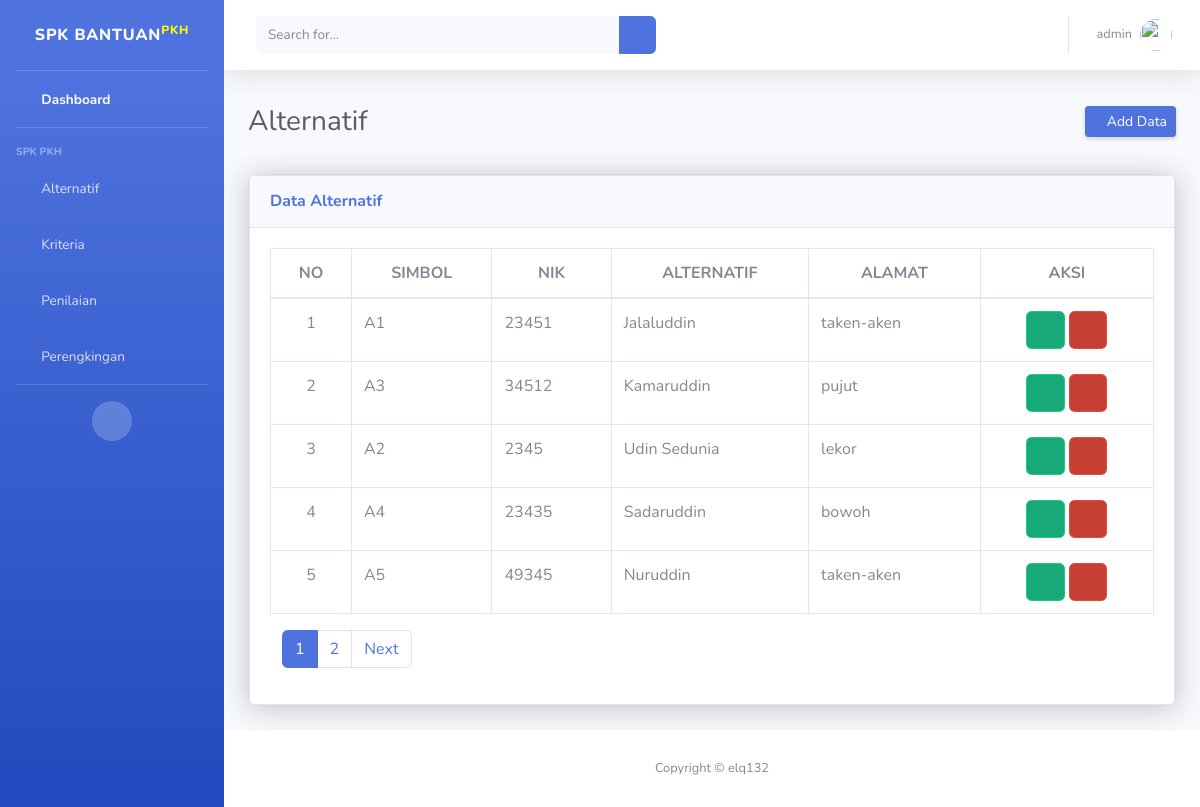
The page /dashboard/alternatif/ (signed in) on the database its author committed.
### SPK/models.py (models this page shows, shortened)
class Alternatif(models.Model):
    simbol          = models.CharField(max_length=50, unique=True)
    nik             = models.IntegerField()
    nama_alternatif = models.CharField(max_length=50, unique=True)
    alamat          = models.TextField()

### SPK/views.py (the view)
# urls.py: path('alternatif/', views.alternatif_list, name='alternatif'),
def alternatif_list(request):
    alternatif = Alternatif.objects.all().order_by('-id')
    cari = request.GET.get('cari')
    if cari:
        page=Alternatif.objects.filter(Q(simbol__icontains=cari) |Q(nama_alternatif__icontains=cari))
    else:
        page = Alternatif.objects.all()
    halaman = Paginator(page,5)
    page_list = request.GET.get('page')
    page = halaman.get_page(page_list)
    context = {
        'datas': alternatif,
        'page_obj': page,
    }
    return render(request, 'alternatif.html', context)

### templates/alternatif.html (shortened to what this page needs)
{%load static%}
<!DOCTYPE html>
<html lang="en">
<head>
    <link href="{%static 'vendor/fontawesome-free/css/all.min.css'%}" rel="stylesheet" type="text/css">
    <link href="{%static 'css/sb-admin-2.min.css'%}" rel="stylesheet">
</head>
<body id="page-top">
    <div id="wrapper">
        <ul class="navbar-nav bg-gradient-primary sidebar sidebar-dark accordion" id="accordionSidebar">
            <a class="sidebar-brand d-flex align-items-center justify-content-center" href="{%url 'index'%}">
                <div class="sidebar-brand-text mx-3">SPK Bantuan<sup style="color: rgb(255, 251, 0);">PKH</sup></div>
            </a>
            <hr class="sidebar-divider my-0">
            <li class="nav-item active">
                <a class="nav-link" href="{%url 'index'%}">
                    <i class="fas fa-fw fa-tachometer-alt"></i>
                    <span>Dashboard</span></a>
            </li>
            <hr class="sidebar-divider">
            <div class="sidebar-heading">
                SPK PKH
            </div>
            <li class="nav-item">
                <a class="nav-link" href="{%url 'data:alternatif'%}">
                    <i class="fas fa-fw fa-chart-area"></i>
                    <span>Alternatif</span></a>
            </li>
            <li class="nav-item">
                <a class="nav-link collapsed" href="#" data-toggle="collapse" data-target="#collapseTwo"
                    aria-expanded="true" aria-controls="collapseTwo">
                    <i class="fas fa-fw fa-cog"></i>
                    <span>Kriteria</span>
                </a>
            </li>
            <li class="nav-item">
                <a class="nav-link" href="{%url 'data:penilaian'%}">
                    <i class="fas fa-fw fa-table"></i>
                    <span>Penilaian</span></a>
            </li>
            <li class="nav-item">
                <a class="nav-link" href="{%url 'data:perengkingan'%}">
                    <i class="fas fa-fw fa-folder"></i>
                    <span>Perengkingan</span></a>
            </li>
            <hr class="sidebar-divider d-none d-md-block">
            <div class="text-center d-none d-md-inline">
                <button class="rounded-circle border-0" id="sidebarToggle"></button>
            </div>
        </ul>
        <div id="content-wrapper" class="d-flex flex-column">
            <div id="content">
                <nav class="navbar navbar-expand navbar-light bg-white topbar mb-4 static-top shadow">
                    <form
                        class="d-none d-sm-inline-block form-inline mr-auto ml-md-3 my-2 my-md-0 mw-100 navbar-search">
                        <div class="input-group">
                            <input type="text" name="cari" class="form-control bg-light border-0 small" placeholder="Search for..."
                                aria-label="Search" aria-describedby="basic-addon2">
                            <div class="input-group-append">
                                <button class="btn btn-primary" type="submit">
                                    <i class="fas fa-search fa-sm"></i>
                                </button>
                            </div>
                        </div>
                    </form>
                    <ul class="navbar-nav ml-auto">
                        <li class="nav-item dropdown no-arrow">
                            <a class="nav-link dropdown-toggle" href="#" id="userDropdown" role="button"
                                data-toggle="dropdown" aria-haspopup="true" aria-expanded="false">
                                <span class="mr-2 d-none d-lg-inline text-gray-600 small">{{user}}</span>
                                <img class="img-profile rounded-circle"
                                    src="{%static 'img/undraw_profile.svg'%}">
                            </a>
                        </li>
                    </ul>
                </nav>
                <div class="container-fluid">
                    <div class="d-sm-flex align-items-center justify-content-between mb-4">
                        <h1 class="h3 mb-0 text-gray-800">Alternatif<h1>
                            <a href="{%url 'data:inalternatif'%}" class="d-none d-sm-inline-block btn btn-sm btn-primary shadow-sm"><i
                                class="fas fa-plus fa-sm text-white-50"></i>  Add Data</a>
                    </div>
                    <div class="row">
                        <div class="col-xl-12 col-lg-9">
                            <div class="card shadow mb-4">
                                <div class="card shadow">
                                    <div class="card-header py-3">
                                        <h6 class="m-0 font-weight-bold text-primary">Data Alternatif</h6>
                                    </div>
                                    <div class="card-body table-responsive">
                                            <table class="table table-bordered" id="dataTable" width="100%" cellspacing="0">
                                                <thead class="text-center">
                                                    <tr>
                                                        <th>NO</th>
                                                        <th>SIMBOL</th>
                                                        <th>NIK</th>
                                                        <th>ALTERNATIF</th>
                                                        <th>ALAMAT</th>
                                                        <th>AKSI</th>
                                                    </tr>
                                                </thead>
                                                <tbody>
                                                    {%for data in page_obj.object_list%}
                                                    <tr>
                                                        <td class="text-center">{{forloop.counter}}</td>
                                                        <td>{{data.simbol}}</td>
                                                        <td>{{data.nik}}</td>
                                                        <td>{{data.nama_alternatif}}</td>
                                                        <td>{{data.alamat}}</td>
                                                        <td class="text-center">
                                                            <a href="{%url 'data:upalternatif' id=data.id%}" class="btn btn-success btn-icon-split">
                                                                <span class="icon text-white-25">
                                                                    <i class="fas fa-edit"></i>
                                                                </span>
                                                            </a>
                                                            <a href="{%url 'data:delalternatif' id=data.id%}" class="btn btn-danger btn-icon-split" type="button" onclick="return confirm('yakin ingin menghapus data?')">
                                                                <span class="icon text-white-25">
                                                                    <i class="fas fa-trash"></i>
                                                                </span>
                                                            </a>
                                                        </td>
                                                    </tr>
                                                    {%endfor%}
                                                </tbody>
                                            </table>
                                            <div class="col-sm-12 col-md-7">
                                                <div class="dataTables_paginate paging_simple_numbers" id="dataTable_paginate">
                                                    <ul class="pagination">
                                                        {%for num_pages in page_obj.paginator.page_range%}
                                                        {%if page_obj.number == num_pages %}
                                                        <li class="paginate_button page-item active"><a href="{%url 'data:alternatif'%}?page={{num_pages}}" aria-controls="dataTable" data-dt-idx="1" tabindex="0" class="page-link">{{num_pages}}</a></li>
                                                        {%else%}
                                                        <li class="paginate_button page-item "><a href="{%url 'data:alternatif'%}?page={{num_pages}}" aria-controls="dataTable" data-dt-idx="2" tabindex="0" class="page-link">{{num_pages}}</a></li>
                                                        {%endif%}
                                                        {%endfor%}
                                                        {% if page_obj.has_next %}
                                                        <li class="paginate_button page-item next" id="dataTable_next">
                                                            <a href="?page={{page_obj.next_page_number}}" aria-controls="dataTable" data-dt-idx="7" tabindex="0" class="page-link">Next</a>
                                                        </li>
                                                        {%endif%}
                                                    </ul>
                                                </div>
                                            </div>
                                    </div>
                                </div>
                            </div>
                        </div>
                    </div>
                </div>
            </div>
            <footer class="sticky-footer bg-white">
                <div class="container my-auto">
                    <div class="copyright text-center my-auto">
                        <span>Copyright &copy; elq132</span>
                    </div>
                </div>
            </footer>
        </div>
    </div>
</body>
</html>

### rows shown on the page
Alternatif: simbol "A1", nik "23451", nama_alternatif "Jalaluddin", alamat "taken-aken"
Alternatif: simbol "A3", nik "34512", nama_alternatif "Kamaruddin", alamat "pujut"
Alternatif: simbol "A2", nik "2345", nama_alternatif "Udin Sedunia", alamat "lekor"
Alternatif: simbol "A4", nik "23435", nama_alternatif "Sadaruddin", alamat "bowoh"
Alternatif: simbol "A5", nik "49345", nama_alternatif "Nuruddin", alamat "taken-aken"

### other values the page prints
{{ user }} "admin"
{{ num_pages }} "1"
{{ num_pages }} "2"
